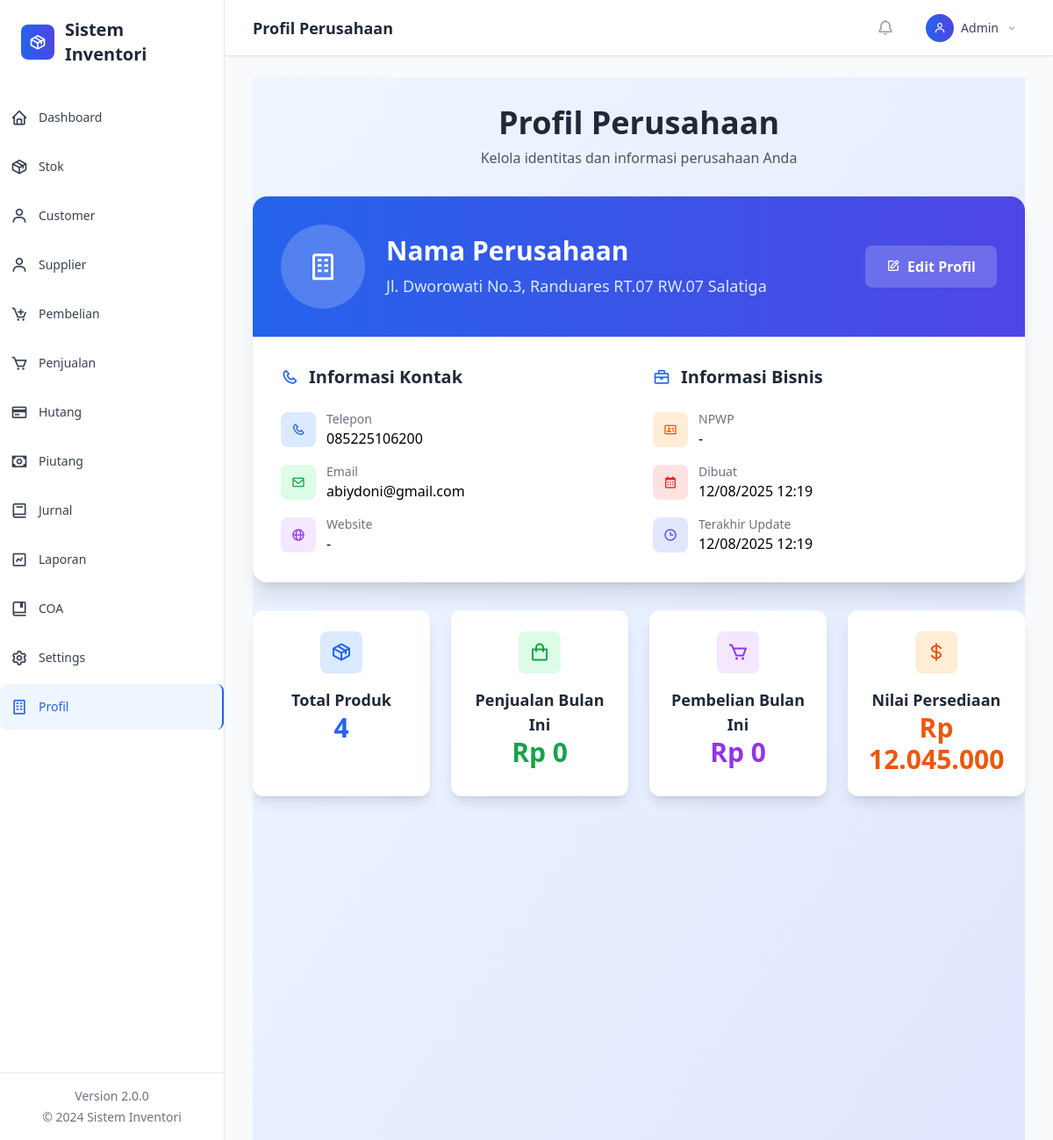
/?page=profil, run on the app's committed database.
### tables this page shows
CREATE TABLE profil_perusahaan (
    id INTEGER PRIMARY KEY AUTOINCREMENT,
    nama TEXT NOT NULL,
    alamat TEXT,
    telepon TEXT,
    email TEXT,
    logo TEXT,
    created_at DATETIME DEFAULT CURRENT_TIMESTAMP,
    updated_at DATETIME DEFAULT CURRENT_TIMESTAMP
);

### classes/Database.php (called while the page is built, shortened)
<?php
class Database {
    private $pdo;
    private static $instance = null;
    private function __construct() {
        try {
            $this->pdo = new PDO('sqlite:' . DB_FILE);
            $this->pdo->setAttribute(PDO::ATTR_ERRMODE, PDO::ERRMODE_EXCEPTION);
            $this->pdo->exec('PRAGMA foreign_keys = ON;');
            $this->initializeTables();
        } catch (Exception $e) {
            if (DEBUG_MODE) {
                die('Database Error: ' . $e->getMessage());
            } else {
                die('Database connection failed. Please contact administrator.');
            }
        }
    }
    public static function getInstance() {
        if (self::$instance === null) {
            self::$instance = new self();
        }
        return self::$instance;
    }
    private function initializeTables() {
        if (file_exists(INIT_SQL)) {
            $sql = file_get_contents(INIT_SQL);
            $stmts = array_filter(array_map('trim', explode(';', $sql)));
            foreach ($stmts as $stmt) {
                if ($stmt) {
                    $this->pdo->exec($stmt);
                }
            }
        }
        $this->createProfileTable();
    }
    private function createProfileTable() {
        $sql = "CREATE TABLE IF NOT EXISTS profil_perusahaan (
            id INTEGER PRIMARY KEY AUTOINCREMENT,
            nama_perusahaan TEXT NOT NULL,
            alamat TEXT,
            telepon TEXT,
            email TEXT,
            website TEXT,
            logo TEXT,
            npwp TEXT,
            created_at DATETIME DEFAULT CURRENT_TIMESTAMP,
            updated_at DATETIME DEFAULT CURRENT_TIMESTAMP
        )";
        $this->pdo->exec($sql);
        $stmt = $this->pdo->prepare("SELECT COUNT(*) FROM profil_perusahaan");
        $stmt->execute();
    }
    public function query($sql, $params = []) {
        try {
            $stmt = $this->pdo->prepare($sql);
            $stmt->execute($params);
            return $stmt;
        } catch (Exception $e) {
            if (DEBUG_MODE) {
                throw new Exception('Query Error: ' . $e->getMessage());
            } else {
                throw new Exception('Database operation failed.');
            }
        }
    }
    public function fetch($sql, $params = []) {
        return $this->query($sql, $params)->fetch(PDO::FETCH_ASSOC);
    }
}
?>

### classes/Helper.php (called while the page is built, shortened)
<?php
class Helper {
    public static function formatMoney($amount) {
        return 'Rp ' . number_format($amount, 0, ',', '.');
    }
    public static function formatDateTime($datetime) {
        return date('d/m/Y H:i', strtotime($datetime));
    }
}
?>

### views/profil/index.php (the view, shortened to what this page needs)
<?php
$profil = $db->fetch("SELECT * FROM profil_perusahaan ORDER BY id DESC LIMIT 1");
?>
<div class="min-h-screen bg-gradient-to-br from-blue-50 to-indigo-100 py-8">
    <div class="max-w-4xl mx-auto">
        <div class="text-center mb-8">
            <h1 class="text-4xl font-bold text-gray-800 mb-2">Profil Perusahaan</h1>
            <p class="text-gray-600">Kelola identitas dan informasi perusahaan Anda</p>
        </div>
        <div class="bg-white rounded-2xl shadow-xl overflow-hidden">
            <div class="bg-gradient-to-r from-blue-600 to-indigo-600 p-8 text-white">
                <div class="flex items-center space-x-6">
                    <div class="w-24 h-24 bg-white/20 rounded-full flex items-center justify-center">
                        <?php if (!empty($profil['logo'])): ?>
                            <img src="uploads/<?php echo htmlspecialchars($profil['logo']); ?>"
                                 alt="Logo" class="w-20 h-20 rounded-full object-cover">
                        <?php else: ?>
                            <i class='bx bx-building text-4xl'></i>
                        <?php endif; ?>
                    </div>
                    <div class="flex-1">
                        <h2 class="text-3xl font-bold mb-2"><?php echo htmlspecialchars($profil['nama_perusahaan'] ?? 'Nama Perusahaan'); ?></h2>
                        <p class="text-blue-100 text-lg"><?php echo htmlspecialchars($profil['alamat'] ?? 'Alamat belum diisi'); ?></p>
                    </div>
                    <button onclick="openEditProfile()"
                            class="bg-white/20 hover:bg-white/30 px-6 py-3 rounded-lg font-semibold transition-all duration-200 backdrop-blur-sm">
                        <i class='bx bx-edit mr-2'></i>Edit Profil
                    </button>
                </div>
            </div>
            <div class="p-8">
                <div class="grid grid-cols-1 md:grid-cols-2 gap-8">
                    <div class="space-y-6">
                        <h3 class="text-xl font-semibold text-gray-800 mb-4 flex items-center">
                            <i class='bx bx-phone text-blue-600 mr-3'></i>
                            Informasi Kontak
                        </h3>
                        <div class="space-y-4">
                            <div class="flex items-center space-x-3">
                                <div class="w-10 h-10 bg-blue-100 rounded-lg flex items-center justify-center">
                                    <i class='bx bx-phone text-blue-600'></i>
                                </div>
                                <div>
                                    <p class="text-sm text-gray-500">Telepon</p>
                                    <p class="font-medium"><?php echo htmlspecialchars($profil['telepon'] ?? '-'); ?></p>
                                </div>
                            </div>
                            <div class="flex items-center space-x-3">
                                <div class="w-10 h-10 bg-green-100 rounded-lg flex items-center justify-center">
                                    <i class='bx bx-envelope text-green-600'></i>
                                </div>
                                <div>
                                    <p class="text-sm text-gray-500">Email</p>
                                    <p class="font-medium"><?php echo htmlspecialchars($profil['email'] ?? '-'); ?></p>
                                </div>
                            </div>
                            <div class="flex items-center space-x-3">
                                <div class="w-10 h-10 bg-purple-100 rounded-lg flex items-center justify-center">
                                    <i class='bx bx-globe text-purple-600'></i>
                                </div>
                                <div>
                                    <p class="text-sm text-gray-500">Website</p>
                                    <p class="font-medium"><?php echo htmlspecialchars($profil['website'] ?? '-'); ?></p>
                                </div>
                            </div>
                        </div>
                    </div>
                    <div class="space-y-6">
                        <h3 class="text-xl font-semibold text-gray-800 mb-4 flex items-center">
                            <i class='bx bx-briefcase text-blue-600 mr-3'></i>
                            Informasi Bisnis
                        </h3>
                        <div class="space-y-4">
                            <div class="flex items-center space-x-3">
                                <div class="w-10 h-10 bg-orange-100 rounded-lg flex items-center justify-center">
                                    <i class='bx bx-id-card text-orange-600'></i>
                                </div>
                                <div>
                                    <p class="text-sm text-gray-500">NPWP</p>
                                    <p class="font-medium"><?php echo htmlspecialchars($profil['npwp'] ?? '-'); ?></p>
                                </div>
                            </div>
                            <div class="flex items-center space-x-3">
                                <div class="w-10 h-10 bg-red-100 rounded-lg flex items-center justify-center">
                                    <i class='bx bx-calendar text-red-600'></i>
                                </div>
                                <div>
                                    <p class="text-sm text-gray-500">Dibuat</p>
                                    <p class="font-medium"><?php echo Helper::formatDateTime($profil['created_at'] ?? ''); ?></p>
                                </div>
                            </div>
                            <div class="flex items-center space-x-3">
                                <div class="w-10 h-10 bg-indigo-100 rounded-lg flex items-center justify-center">
                                    <i class='bx bx-time text-indigo-600'></i>
                                </div>
                                <div>
                                    <p class="text-sm text-gray-500">Terakhir Update</p>
                                    <p class="font-medium"><?php echo Helper::formatDateTime($profil['updated_at'] ?? ''); ?></p>
                                </div>
                            </div>
                        </div>
                    </div>
                </div>
            </div>
        </div>
        <div class="mt-8 grid grid-cols-1 md:grid-cols-4 gap-6">
            <div class="bg-white rounded-xl shadow-lg p-6 text-center">
                <div class="w-12 h-12 bg-blue-100 rounded-lg flex items-center justify-center mx-auto mb-4">
                    <i class='bx bx-package text-2xl text-blue-600'></i>
                </div>
                <h3 class="text-lg font-semibold text-gray-800">Total Produk</h3>
                <?php $totalProduk = $db->fetch("SELECT COUNT(*) as total FROM stok")['total'] ?? 0; ?>
                <p class="text-3xl font-bold text-blue-600"><?php echo $totalProduk; ?></p>
            </div>
            <div class="bg-white rounded-xl shadow-lg p-6 text-center">
                <div class="w-12 h-12 bg-green-100 rounded-lg flex items-center justify-center mx-auto mb-4">
                    <i class='bx bx-shopping-bag text-2xl text-green-600'></i>
                </div>
                <h3 class="text-lg font-semibold text-gray-800">Penjualan Bulan Ini</h3>
                <?php
                $bulanIni = date('Y-m');
                $penjualanBulan = $db->fetch("SELECT SUM(total) as total FROM penjualan WHERE substr(tanggal,1,7)=?", [$bulanIni])['total'] ?? 0;
                ?>
                <p class="text-3xl font-bold text-green-600"><?php echo Helper::formatMoney($penjualanBulan); ?></p>
            </div>
            <div class="bg-white rounded-xl shadow-lg p-6 text-center">
                <div class="w-12 h-12 bg-purple-100 rounded-lg flex items-center justify-center mx-auto mb-4">
                    <i class='bx bx-cart text-2xl text-purple-600'></i>
                </div>
                <h3 class="text-lg font-semibold text-gray-800">Pembelian Bulan Ini</h3>
                <?php
                $pembelianBulan = $db->fetch("SELECT SUM(total) as total FROM pembelian WHERE substr(tanggal,1,7)=?", [$bulanIni])['total'] ?? 0;
                ?>
                <p class="text-3xl font-bold text-purple-600"><?php echo Helper::formatMoney($pembelianBulan); ?></p>
            </div>
            <div class="bg-white rounded-xl shadow-lg p-6 text-center">
                <div class="w-12 h-12 bg-orange-100 rounded-lg flex items-center justify-center mx-auto mb-4">
                    <i class='bx bx-dollar text-2xl text-orange-600'></i>
                </div>
                <h3 class="text-lg font-semibold text-gray-800">Nilai Persediaan</h3>
                <?php $nilaiPersediaan = $db->fetch("SELECT SUM(stok*harga) as total FROM stok")['total'] ?? 0; ?>
                <p class="text-3xl font-bold text-orange-600"><?php echo Helper::formatMoney($nilaiPersediaan); ?></p>
            </div>
        </div>
    </div>
</div>

### data on the page
profil_perusahaan: alamat "Jl. Dworowati No.3, Randuares RT.07 RW.07 Salatiga", telepon "085225106200", email "abiydoni@gmail.com", created_at "12/08/2025 12:19", updated_at "12/08/2025 12:19"

### other printed values
APP_NAME "Sistem Inventori"
APP_VERSION "2.0.0"
$pageTitles[$page] "Profil Perusahaan"
$profil['nama_perusahaan'] "Nama Perusahaan"
$profil['website'] "-"
$profil['npwp'] "-"
$totalProduk "4"
Helper::formatMoney($penjualanBulan) "Rp 0"
Helper::formatMoney($pembelianBulan) "Rp 0"
Helper::formatMoney($nilaiPersediaan) "Rp 12.045.000"
